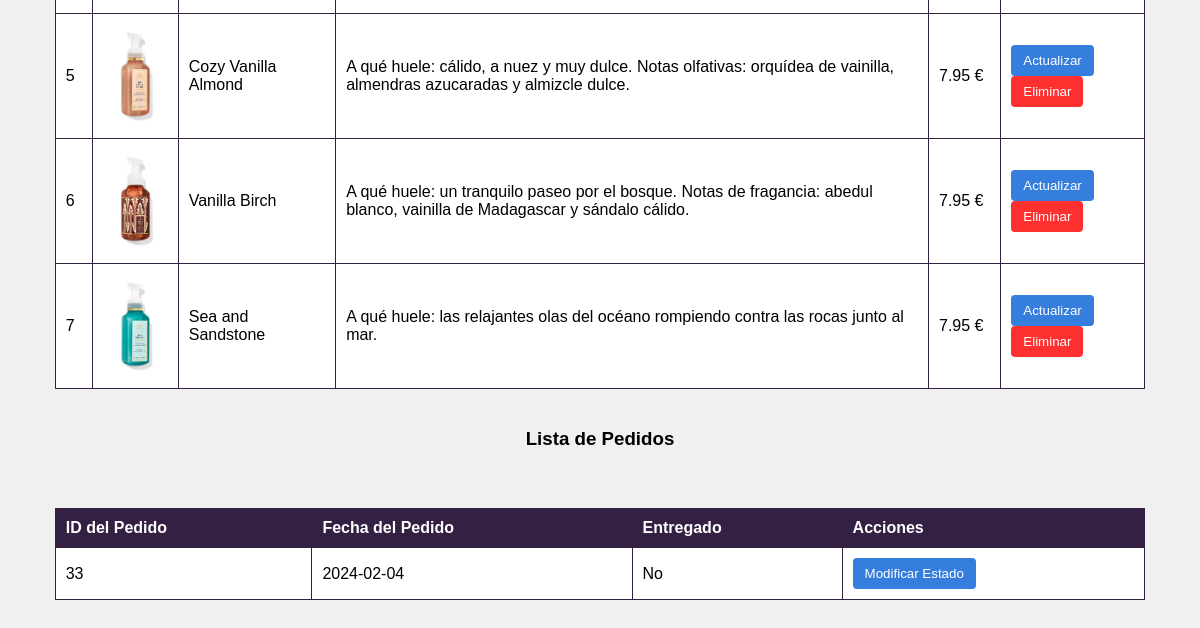
The app's page /panel_administracion.php (signed in, lower part), older data.
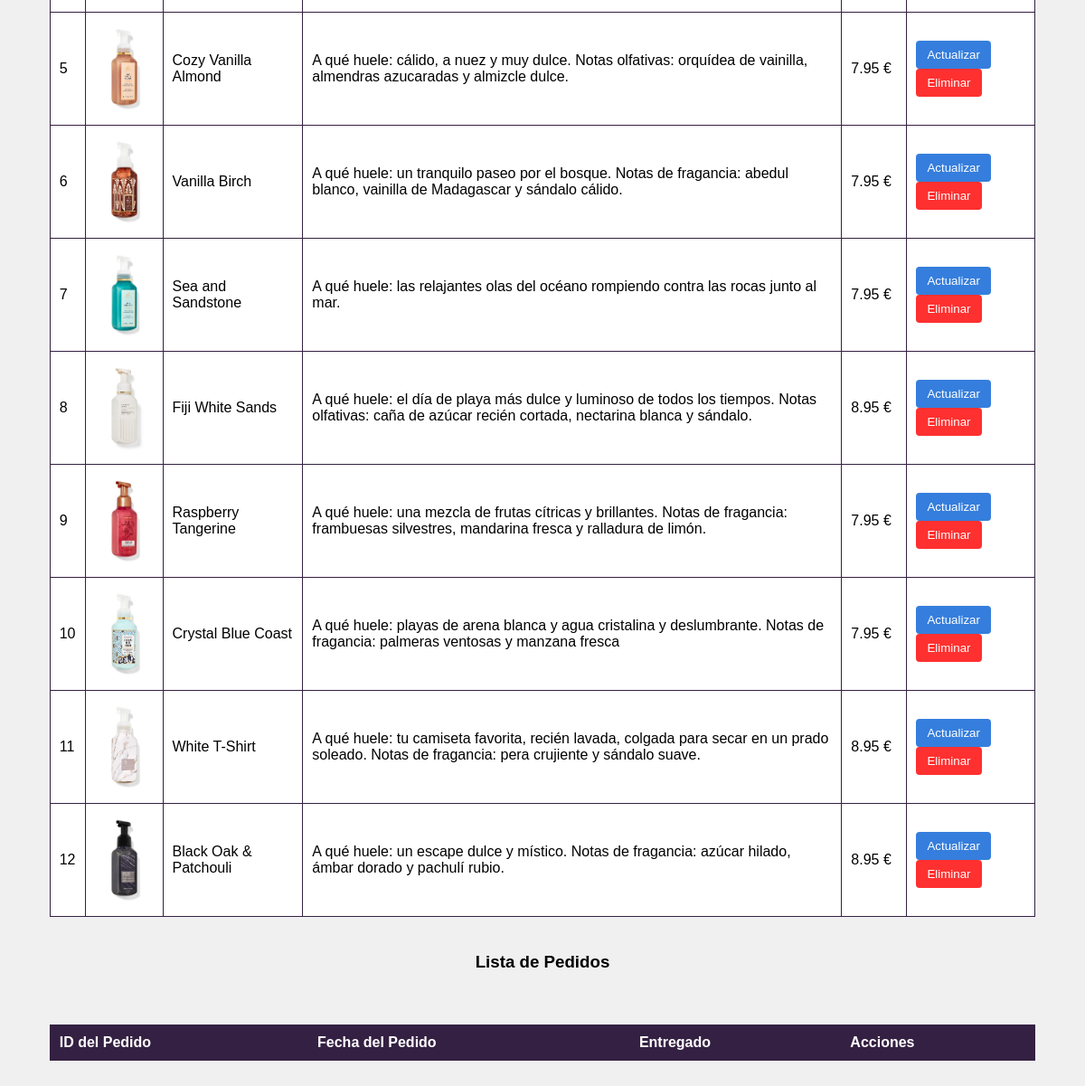
The same page, newer data.
### tables this page shows
CREATE TABLE `productos` (
  `productoID` int(2) NOT NULL,
  `nombre` varchar(30) NOT NULL,
  `descripcion` varchar(255) NOT NULL,
  `peso` double NOT NULL,
  `precio` double NOT NULL,
  `imagen` varchar(30) NOT NULL
);

CREATE TABLE `pedidos` (
  `pedidoID` int(2) NOT NULL,
  `email` varchar(20) NOT NULL,
  `fechaPedido` date NOT NULL,
  `fechaEntrega` date NOT NULL,
  `totalPedido` int(11) NOT NULL,
  `entregado` tinyint(1) NOT NULL DEFAULT 0
);

### panel_administracion.php (the view, shortened to what this page needs)
<?php
include_once 'menu.php';
require_once 'conecta.php';
function obtenerProductos($conexion) {
    $sql = "SELECT * FROM productos ORDER BY productoID";
    $stmt = $conexion->prepare($sql);
    $stmt->execute();
}
function obtenerPedidos($conexion) {
    $sql = "SELECT * FROM pedidos ORDER BY pedidoID";
    $stmt = $conexion->prepare($sql);
    $stmt->execute();
}
$productos = obtenerProductos($con);
$pedidos = obtenerPedidos($con);
?>
<!DOCTYPE html>
<html lang="en">
<head>
</head>
<body>
    <div id="panel-container">
    <table>
        <tbody>
            <?php foreach ($productos as $producto) : ?>
                <tr>
                    <td><?= $producto['productoID']; ?></td>
                    <td><img src="<?= $producto['imagen']; ?>" alt="Imagen del producto"></td>
                    <td><?= $producto['nombre']; ?></td>
                    <td><?= $producto['descripcion']; ?></td>
                    <td><?= $producto['precio']; ?> €</td>
                    <td>
                        <form action="actualizar_producto.php?id=<?php echo $producto['productoID']; ?>" method="post" style="display: inline;">
                            <button type="submit" class="btn-accion btn-actualizar">Actualizar</button>
                        </form>
                        <form action="eliminar_producto.php" method="post" onsubmit="return confirm('¿Estás seguro de que deseas borrar este producto?');" style="display: inline;">
                            <button type="submit" class="btn-accion btn-eliminar">Eliminar</button>
                        </form>
                    </td>
                </tr>
            <?php endforeach; ?>
        </tbody>
    </table>
   <h3>Lista de Pedidos</h3>
    <table>
        <thead>
            <tr>
                <th>ID del Pedido</th>
                <th>Fecha del Pedido</th>
                <th>Entregado</th>
                <th>Acciones</th>
            </tr>
        </thead>
        <tbody>
            <?php foreach ($pedidos as $pedido) : ?>
                <tr>
                    <td><?= $pedido['pedidoID']; ?></td>
                    <td><?= $pedido['fechaPedido']; ?></td>
                    <td><?= ($pedido['entregado'] == 1) ? 'Sí' : 'No'; ?></td>
                    <td>
                        <form action="modificar_estado_pedido.php?id=<?php echo $pedido['pedidoID']; ?>" method="post" style="display: inline;">
                            <button type="submit" class="btn-accion btn-actualizar">Modificar Estado</button>
                        </form>
                    </td>
                </tr>
            <?php endforeach; ?>
        </tbody>
    </table>
            </div>
</body>
</html>

Row changes from the older to the newer data that the page shows:
removed pedidos: pedidoID "33", fechaPedido "2024-02-04", entregado "No"
added productos: productoID "8", imagen (picture), nombre "Fiji White Sands", descripcion "A qué huele: el día de playa más dulce y luminoso de todos los tiempos. Notas olfativas: caña de azúcar recién cortada, nectarina blanca y sándalo.", precio "8.95"
added productos: productoID "9", imagen (picture), nombre "Raspberry Tangerine", descripcion "A qué huele: una mezcla de frutas cítricas y brillantes. Notas de fragancia: frambuesas silvestres, mandarina fresca y ralladura de limón.", precio "7.95"
added productos: productoID "10", imagen (picture), nombre "Crystal Blue Coast", descripcion "A qué huele: playas de arena blanca y agua cristalina y deslumbrante. Notas de fragancia: palmeras ventosas y manzana fresca", precio "7.95"
added productos: productoID "11", imagen (picture), nombre "White T-Shirt", descripcion "A qué huele: tu camiseta favorita, recién lavada, colgada para secar en un prado soleado. Notas de fragancia: pera crujiente y sándalo suave.", precio "8.95"
added productos: productoID "12", imagen (picture), nombre "Black Oak & Patchouli", descripcion "A qué huele: un escape dulce y místico. Notas de fragancia: azúcar hilado, ámbar dorado y pachulí rubio.", precio "8.95"
